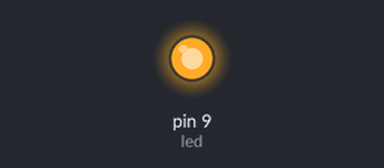
The sketch below on a simulated Arduino Uno, built with avr-gcc and run on an emulated ATmega328P. Parts: output pins drawn as LEDs (lit = HIGH). Pins used as bus, display or sensor lines are not drawn.

Above: at 0.5 s.
At 5.5 s:
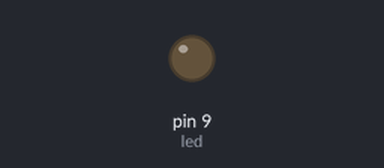
Timing chart, 0 to 13.0 s (numbered marks = the images above):
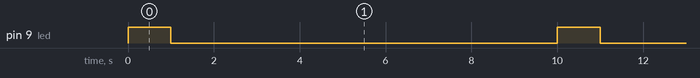

Measured:
- by itself, pin 9 (led): alternates HIGH for 1.0 s and LOW for 9.0 s

The sketch:

microscope.ino
```cpp
/*
* Group 2 - Light microscopy automation task using Arduino
* Arduino Uno R3
* Amanda, Guchan, Mahiro, Yujia
*/

int led = 9;        // led's port on arduino board
int camera = 3;     // camera's port on arduino board
int window = 1000;  // exposure time
int period = 10000; // time between observations

void setup()
{
    pinMode(led, OUTPUT);    // set led's port as an output
    pinMode(camera, OUTPUT); // set camera's port as an output
}

void snapshot()
{
  // enables image refresh
  digitalWrite(camera, HIGH);
  digitalWrite(camera, LOW);
}

void loop()
{
      analogWrite(led, 255);      //turn on led
      snapshot();
      delay(window);
      analogWrite(led, 0);        //turn off led
      delay(period-window);
}
```
